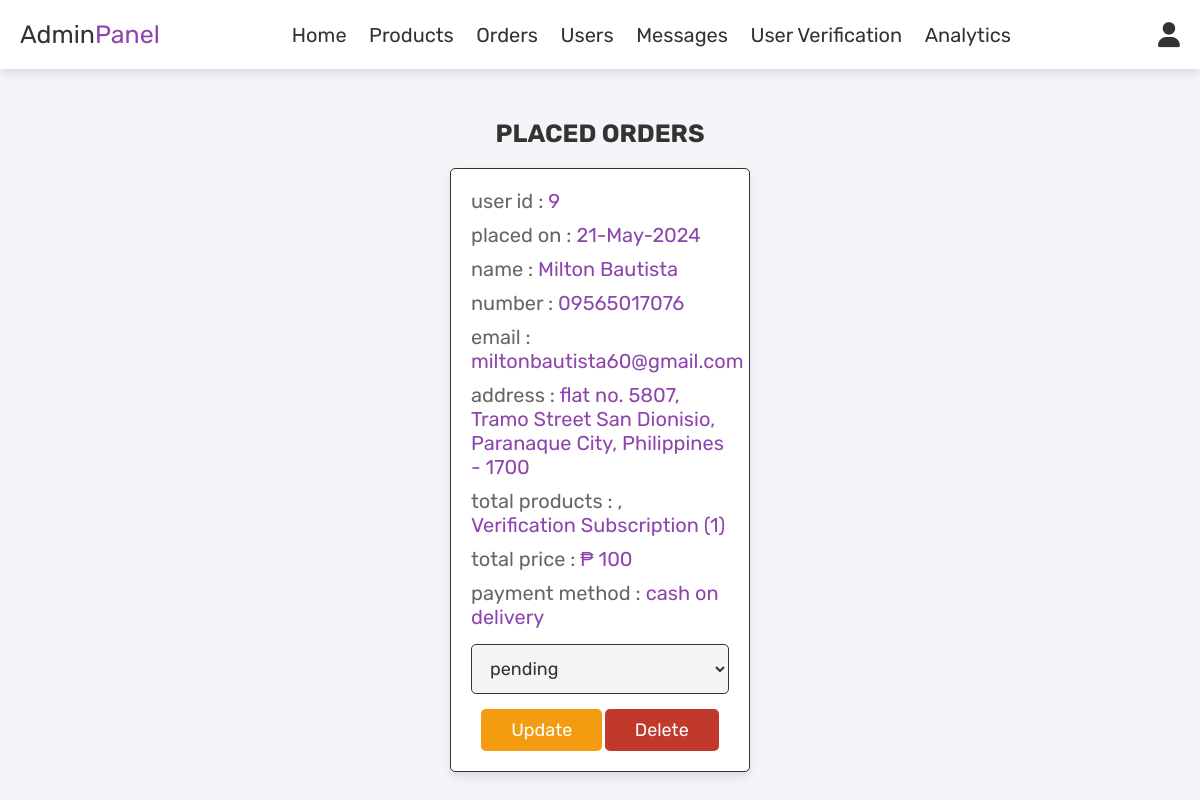
Before: /admin_orders.php (signed in) with the older database file.
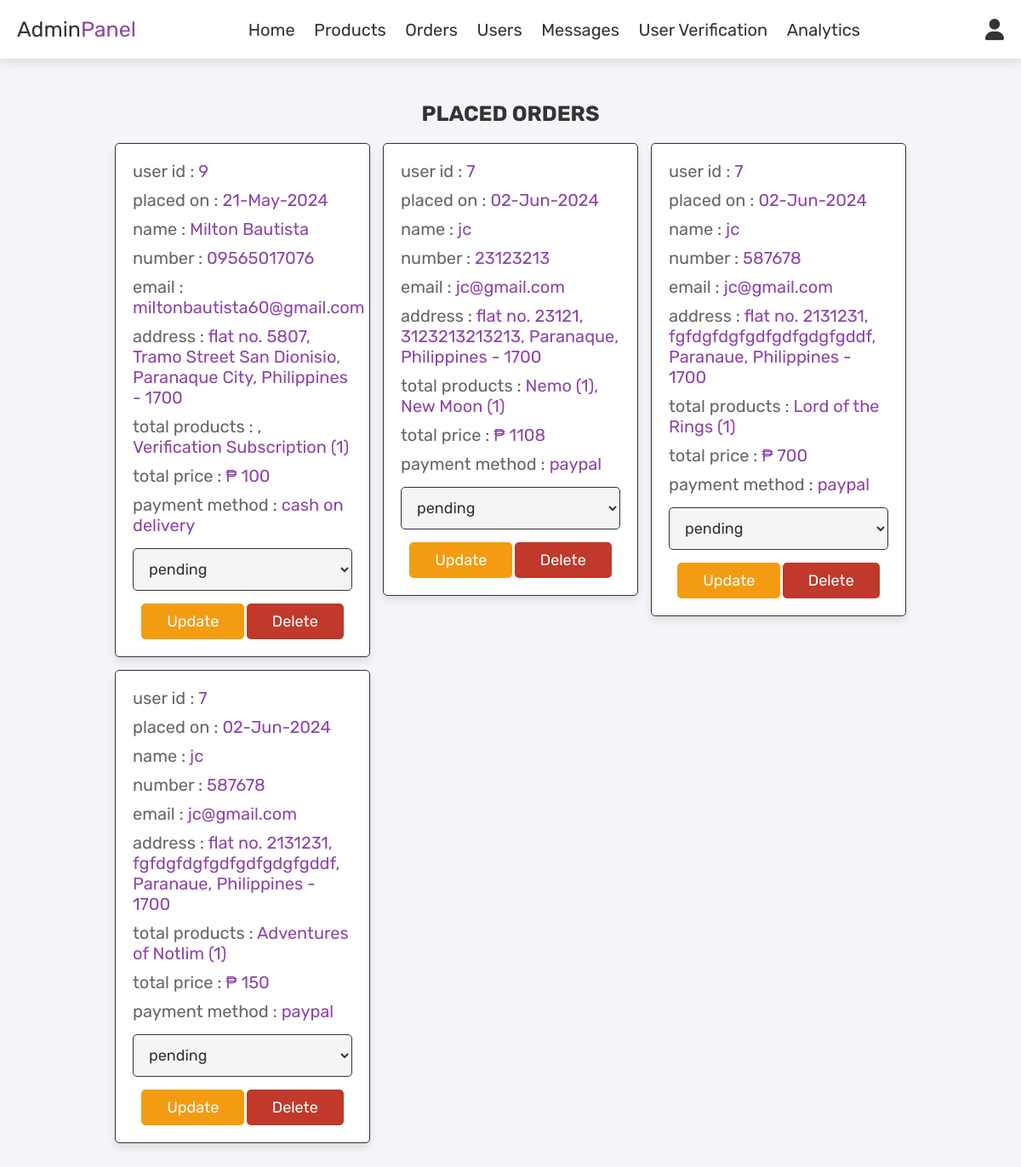
After: the same page with the newer database file.
### tables this page shows
CREATE TABLE `orders` (
  `id` int(100) NOT NULL,
  `user_id` int(100) NOT NULL,
  `name` varchar(100) NOT NULL,
  `buyer_name` varchar(100) DEFAULT NULL,
  `number` varchar(12) NOT NULL,
  `email` varchar(100) NOT NULL,
  `method` varchar(50) NOT NULL,
  `address` varchar(500) NOT NULL,
  `total_products` varchar(1000) NOT NULL,
  `total_price` int(100) NOT NULL,
  `placed_on` varchar(50) NOT NULL,
  `payment_status` varchar(20) NOT NULL DEFAULT 'pending',
  `buyer_id` int(11) DEFAULT NULL,
  `seller_id` int(255) NOT NULL
);

### admin_orders.php (the view, shortened to what this page needs)
<?php
include 'config.php';
?>
<!DOCTYPE html>
<html lang="en">
<head>
   <link rel="stylesheet" href="https://cdnjs.cloudflare.com/ajax/libs/font-awesome/6.0.0/css/all.min.css">
   <link rel="stylesheet" href="css/admin-section/admin_style.css">
</head>
<body>
<?php include 'admin_header.php'; ?>
<section class="orders">
   <h1 class="title">placed orders</h1>
   <div class="box-container">
      <?php
      $select_orders = mysqli_query($conn, "SELECT * FROM `orders`") or die('query failed');
      if(mysqli_num_rows($select_orders) > 0){
         while($fetch_orders = mysqli_fetch_assoc($select_orders)){
      ?>
      <div class="box">
         <p> user id : <span><?php echo $fetch_orders['user_id']; ?></span> </p>
         <p> placed on : <span><?php echo $fetch_orders['placed_on']; ?></span> </p>
         <p> name : <span><?php echo $fetch_orders['name']; ?></span> </p>
         <p> number : <span><?php echo $fetch_orders['number']; ?></span> </p>
         <p> email : <span><?php echo $fetch_orders['email']; ?></span> </p>
         <p> address : <span><?php echo $fetch_orders['address']; ?></span> </p>
         <p> total products : <span><?php echo $fetch_orders['total_products']; ?></span> </p>
         <p> total price : <span>₱  <?php echo $fetch_orders['total_price']; ?></span> </p>
         <p> payment method : <span><?php echo $fetch_orders['method']; ?></span> </p>
         <form action="" method="post">
            <select name="update_payment">
               <option value="" selected disabled><?php echo $fetch_orders['payment_status']; ?></option>
            </select>
            <input type="submit" value="update" name="update_order" class="option-btn">
            <a href="admin_orders.php?delete=<?php echo $fetch_orders['id']; ?>" onclick="return confirm('delete this order?');" class="delete-btn">delete</a>
         </form>
      </div>
      <?php
         }
      }else{
         echo '<p class="empty">no orders placed yet!</p>';
      }
      ?>
   </div>
</section>
</body>
</html>

Changed rows visible on the page:
added orders: user "7", placed_on "02-Jun-2024", name "jc", number "23123213", email "jc@gmail.com", address "flat no. 23121, 3123213213213, Paranaque, Philippines - 1700", total_products "Nemo (1), New Moon (1)", total_price "1108", method "paypal", update_payment "pending"
added orders: user "7", placed_on "02-Jun-2024", name "jc", number "587678", email "jc@gmail.com", address "flat no. 2131231, fgfdgfdgfgdfgdfgdgfgddf, Paranaue, Philippines - 1700", total_products "Lord of the Rings (1)", total_price "700", method "paypal", update_payment "pending"
added orders: user "7", placed_on "02-Jun-2024", name "jc", number "587678", email "jc@gmail.com", address "flat no. 2131231, fgfdgfdgfgdfgdfgdgfgddf, Paranaue, Philippines - 1700", total_products "Adventures of Notlim (1)", total_price "150", method "paypal", update_payment "pending"
